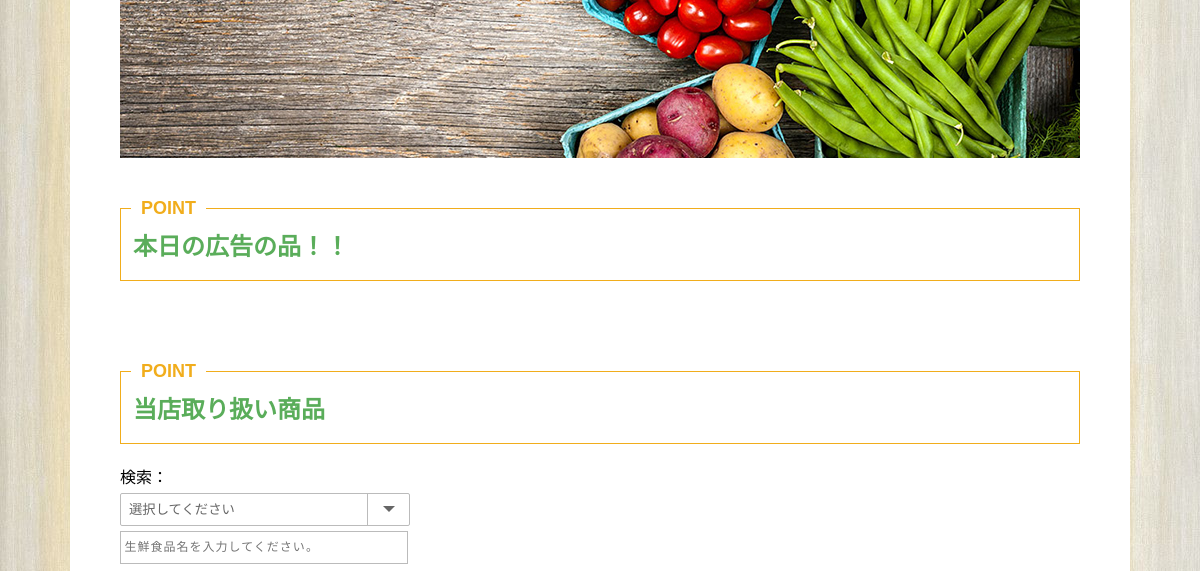
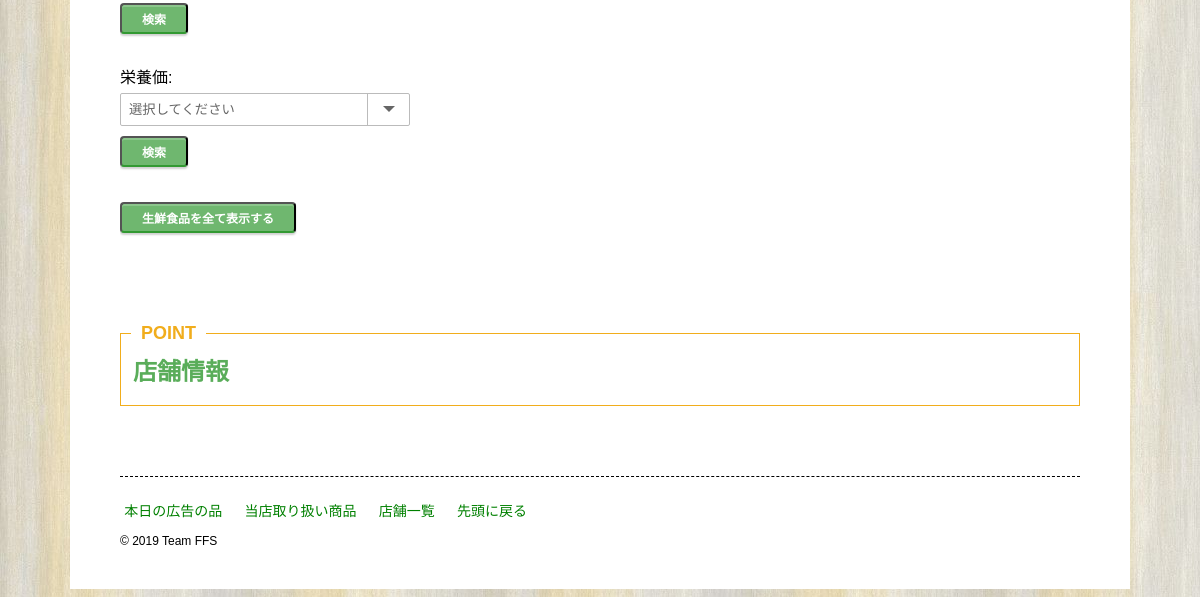
The page /TopPage.php (lower part) on the database as committed earlier (2 pictures, top to bottom).
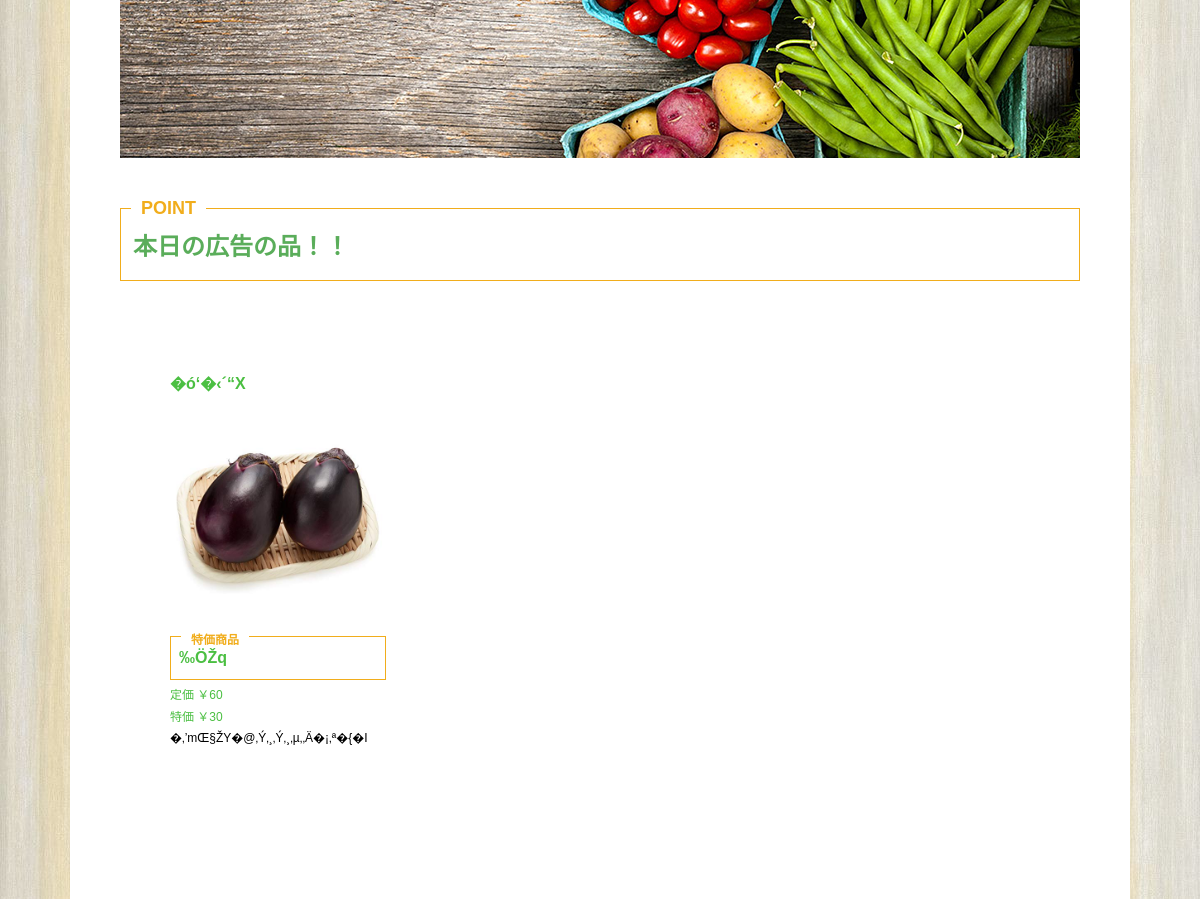
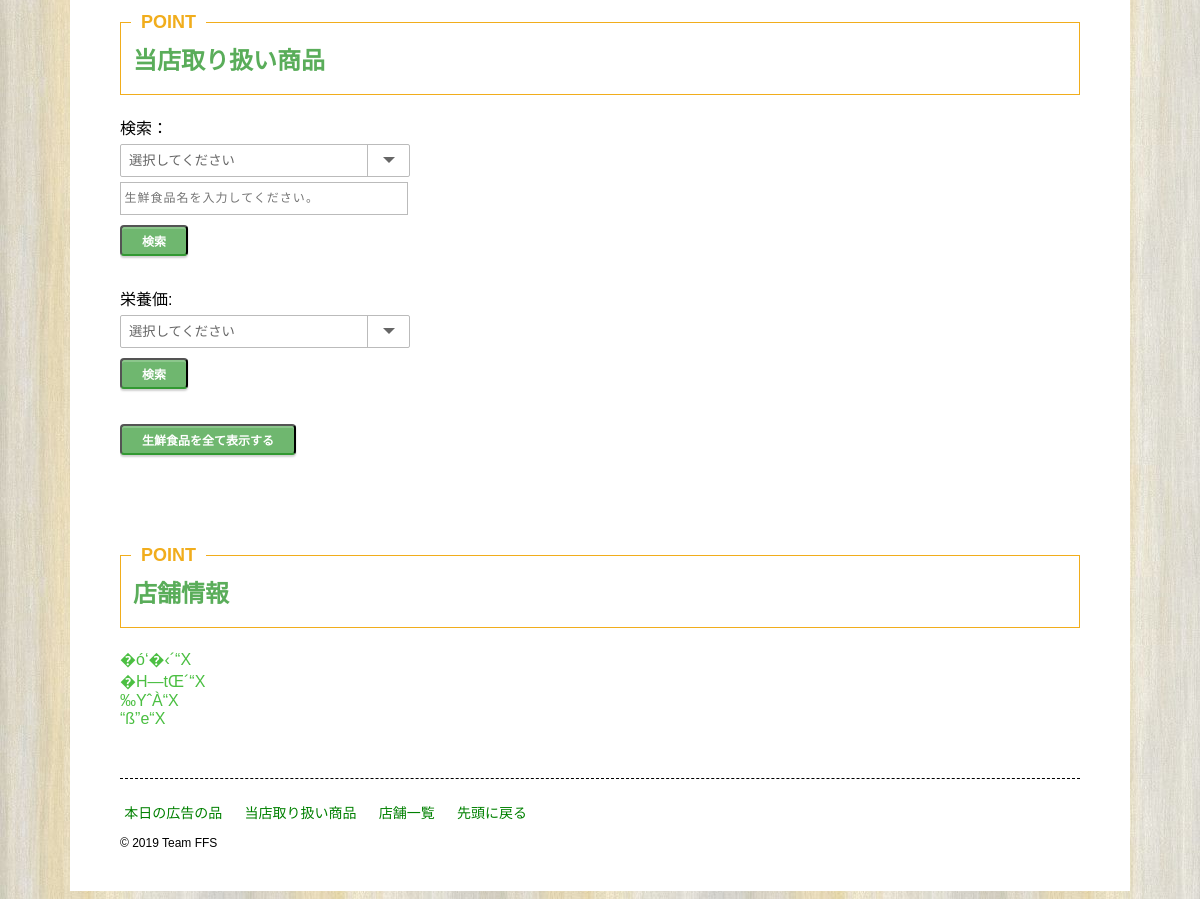
The same page on the database as committed later (2 pictures, top to bottom).
### tables this page shows
CREATE TABLE IF NOT EXISTS sale (
  `sale_id` INT AUTO_INCREMENT NOT NULL,
  `sale_price` INT NOT NULL,
  `date` DATE NOT NULL,
  `shop_id` INT NOT NULL,
  `food_id` INT NOT NULL,
  PRIMARY KEY (`sale_id`),
  FOREIGN KEY(`food_id`) REFERENCES food (`food_id`),
  FOREIGN KEY(`shop_id`) REFERENCES shop (`shop_id`)
);

CREATE TABLE IF NOT EXISTS shop (
  `shop_id` INT AUTO_INCREMENT NOT NULL,
  `shop_name` VARCHAR(100) NOT NULL,
  `address` VARCHAR(100) NOT NULL,
  `tel` VARCHAR(20) NOT NULL,
  PRIMARY KEY (`shop_id`)
);

CREATE TABLE IF NOT EXISTS food (
  `food_id` INT AUTO_INCREMENT NOT NULL,
  `food_name` VARCHAR(100) NOT NULL,
  `food_price` INT NOT NULL,
  `picture` VARCHAR(300) NOT NULL,
  `txt` TEXT NOT NULL,
  `calorie` FLOAT NOT NULL,
  `protein` FLOAT,
  `lipid` FLOAT,
  `carb` FLOAT,
  `natrium` FLOAT,
  `kalium` FLOAT,
  `show_flag` INT NOT NULL,
  `genre_id` INT NOT NULL,
  PRIMARY KEY (`food_id`),
  FOREIGN KEY(`genre_id`) REFERENCES genre (`genre_id`)
);

### TopPage.php (called while the page is built, shortened)
<?php
$dbh = connectDb();
    require_once("lib/model/SpecialPriceFood.php");
    $special_price_food = new SpecialPriceFood($dbh);
    $today = date("Y-m-d");
    $special_price_food_today_list = $special_price_food->getDataSaleFoodShoppArrayAtDate($today);
    $shop_i = new SpecialPriceFood($dbh);
    $shop_list = $shop_i->getDataShopArray();
    require_once("lib/view/view_top_page.php");
?>

### lib/model/SpecialPriceFood.php (called while the page is built, shortened)
<?php
class SpecialPriceFood
{
    private $dbh;
    public function __construct($dbh)
    {
        $this->dbh = $dbh;
    }
    public function getDataShopArray()
    {
        try {
            $sql = "SELECT * FROM ffs_db.shop";
            $sth = $this->dbh->prepare($sql);
            $sth->execute();
            return $sth->fetchAll(PDO::FETCH_ASSOC);
        } catch (PDOException $e) {
            exit("SQL発行エラー：{$e->getMessage()}");
        }
    }
    public function getDataSaleFoodShoppArrayAtDate($date)
    {
        try {
            $sql = "SELECT *
                    FROM ffs_db.sale t1
                        INNER JOIN ffs_db.food t2
                            ON t1.food_id = t2.food_id
                        INNER JOIN ffs_db.shop t3
                            ON t1.shop_id = t3.shop_id
                    WHERE date = '{$date}';";
            $sth = $this->dbh->prepare($sql);
            $sth->execute();
            return $sth->fetchAll(PDO::FETCH_ASSOC);
        } catch (PDOException $e) {
            exit("SQL発行エラー：{$e->getMessage()}");
        }
    }
}

### lib/function.php (the view, shortened to what this page needs)
<?php
function h($str)
    {
        return htmlspecialchars($str, ENT_QUOTES, "UTF-8");
    }
function ph($str)
{
    print h($str);
}

### lib/view/view_top_page.php (shortened to what this page needs)
<!DOCTYPE html>
<html lang="ja">
<head>
<link rel="stylesheet" href="lib/css/style-pc.css">
</head>
<body>
<div class="wrapper">
<div class="main_visual">
<div id="slideshow">
<img src="lib/images/01.jpg" alt="Slideshow Image 1" class="active">
</div>
</div>
<div class="main_area">
<font color=#5AAD5A id="today"><h2>本日の広告の品！！</h2></font>
<?php foreach ($special_price_food_today_list as $special_price_food_today) { ?>
  <section class="section_top_page">
  <?php
  $shop_url = "shop_page.php?shop_id=" .
              $special_price_food_today["shop_id"] .
              "&shop_name=" .
              $special_price_food_today["shop_name"] .
              "&address=" .
              $special_price_food_today["address"] .
              "&tel=" .
              $special_price_food_today["tel"];
  ?>
  <a href="<?php ph($shop_url) ?>"><h4 class="spf_shop_name"><?php ph($special_price_food_today["shop_name"]); ?></h4> </a>
  <a href="<?php ph($shop_url) ?>">
    <img src="lib/images/<?php ph($special_price_food_today["picture"]); ?>" alt="<?php ph($special_price_food_today["food_name"]);?>の画像" width="300" height="300">
    <h2 class="spf_name"><?php ph($special_price_food_today["food_name"]); ?></h2>
    <p>定価 ￥<?php ph(number_format($special_price_food_today["food_price"])); ?></p>
    <p>特価 ￥<?php ph(number_format($special_price_food_today["sale_price"])); ?></p>
  </a>
  <p class="sph_food_description"><?php ph($special_price_food_today["txt"]); ?></p>
  </section>
<?php } ?>
</div>
<div class="main_area">
  <font = color=#5AAD5A id="item"><h2>当店取り扱い商品</h2></font>
  検索：<form action="TopPage.php"method="post">
  <div class="cp_ipselect cp_sl02">
  <select name="genre_id">
  <option value="">選択してください</option>
  </select>
</div>
<div class="cp_iptxt">
    <input type="text" name="food_name" placeholder="生鮮食品名を入力してください。">
</div>
  <input type="submit" class="btn" value="検索">
  <br>
  栄養価: <br>
          <div class="cp_ipselect cp_sl02">
          <select name="eiyoka">
            <option value="">選択してください</option>
        </select></div> <input type="submit" class="btn" value="検索"><br>
        <a href="TopPage.php"><button class="btn">生鮮食品を全て表示する</button></a>
  </form>
</div>
<div class="main_area">
<font = color=#5AAD5A id="shop"><h2>店舗情報</h2></font>
<?php foreach ($shop_list as $shop) {?>
    <tr>
    <div class="box_shop">
        <a href="shop_page.php?shop_id=<?php
        ph($shop['shop_id']);?>&shop_name=<?php ph($shop['shop_name']);?>
        &address=<?php ph($shop['address']);?>
        &tel=<?php ph($shop['tel']);?>"
        method="post"><td><?php ph($shop["shop_name"]);?></td><br>
      </div>
    </tr>
    <?php } ?>
</div>
<footer class="footer_top_page">
<nav class="navigation_footer">
<ul>
  <li><a href="#today" class="link">本日の広告の品</a></li>
  <li><a href="#item" class="link">当店取り扱い商品</a></li>
  <li><a href="#shop" class="link">店舗一覧</a></li>
  <li><a href="#top" class="link">先頭に戻る</a></li>
</ul>
</nav>
<small>&copy; 2019 Team FFS </small>
</footer>
</div>
</body>
</html>

Rows that differ between the two databases and show on the page:
added sale: shop.shop_name "�ó‘�‹´“X ‰ÖŽq 60 30 �‚’mŒ§ŽY�@‚Ý‚¸‚Ý‚¸‚µ‚­‚Ä�¡‚ª�{�I", food.picture (picture)
added shop: shop_name "�ó‘�‹´“X"
added shop: shop_name "�H—tŒ´“X"
added shop: shop_name "‰YˆÀ“X"
added shop: shop_name "“ß”e“X"
